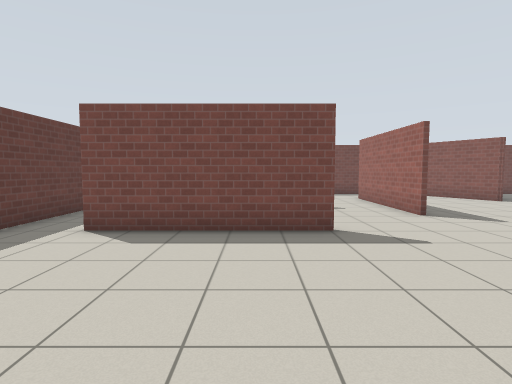
View 1 (above)

15 first-person views from a walk through a world built for the Gazebo simulator. The camera is 1.2 m above the floor, tilts 4° down and sees 80° across. The floor is counted in squares, 1 m on a side. Each view is taken from the middle of a square. On the plan, view 1 faces up. The plan holds only what a view shows up to about 13 squares ahead; the rest is blank. Simple patterns stand in for the simulator's built-in surfaces.

View 2
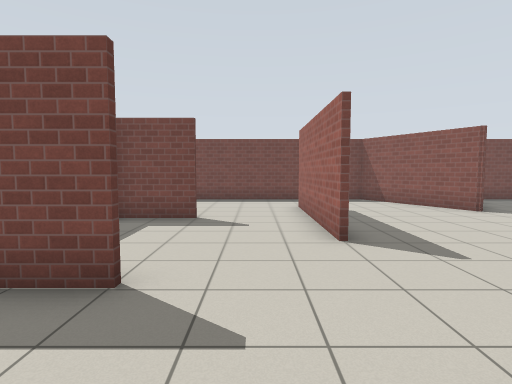

View 3
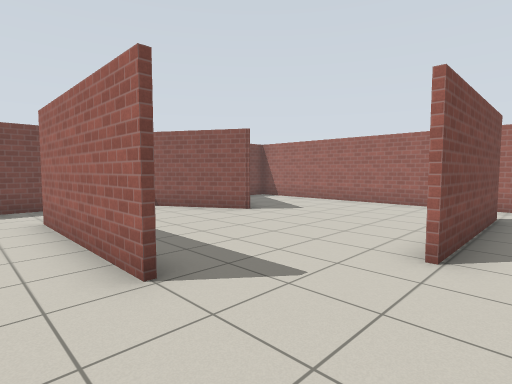

View 4
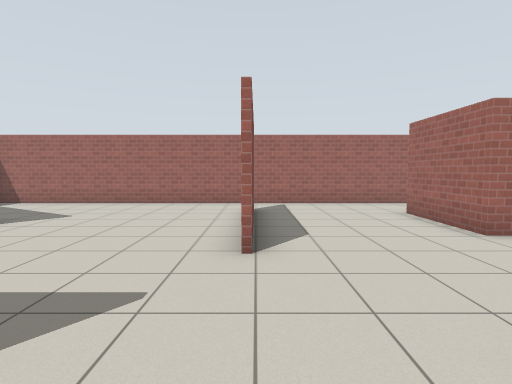

View 5
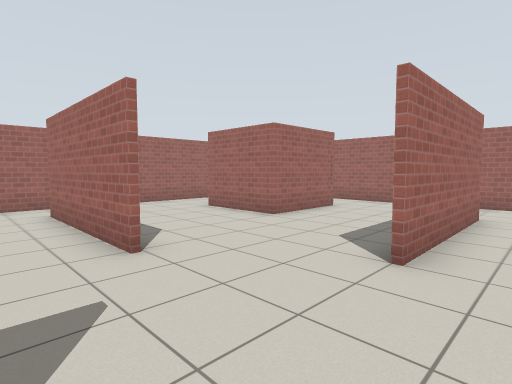

View 6
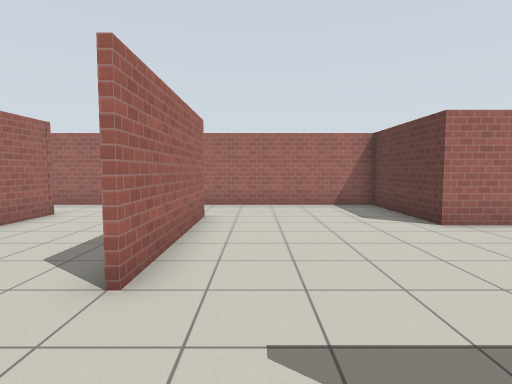

View 7
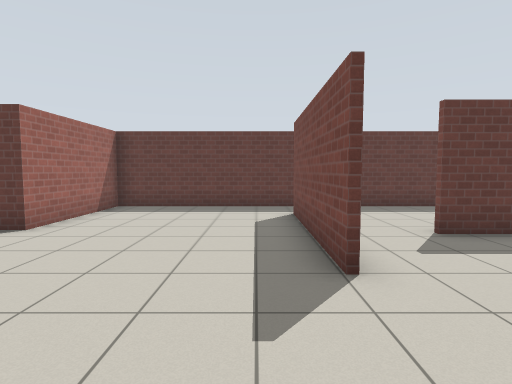

View 8
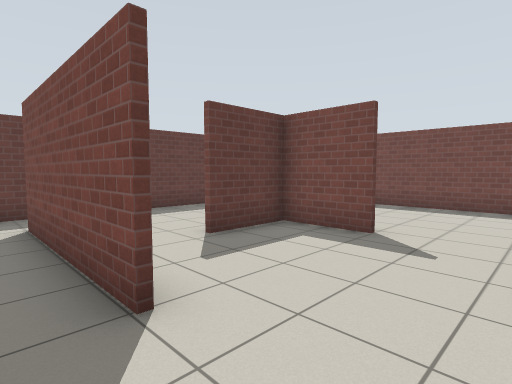

View 9
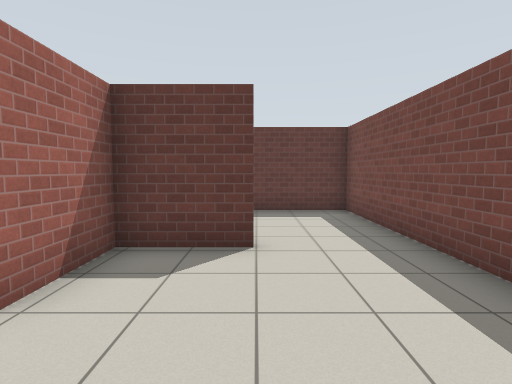

View 10
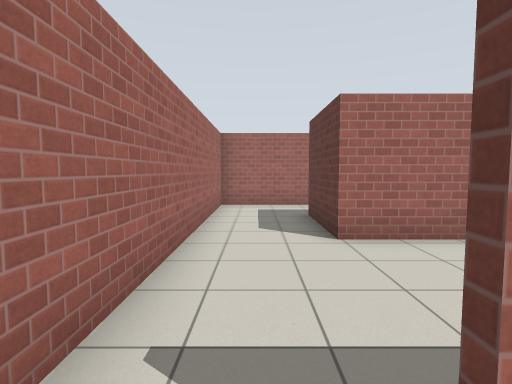

View 11
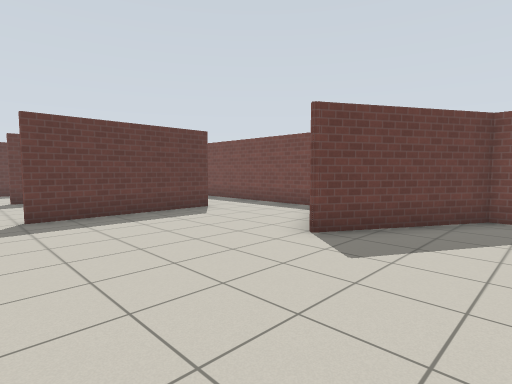

View 12
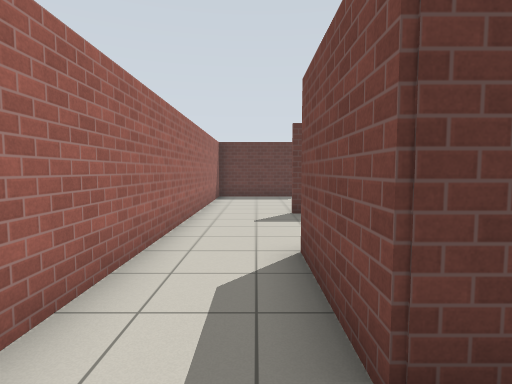

View 13
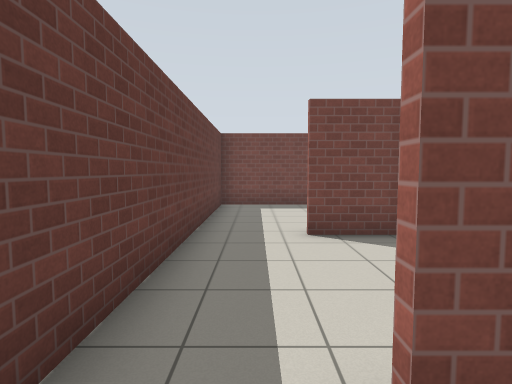

View 14
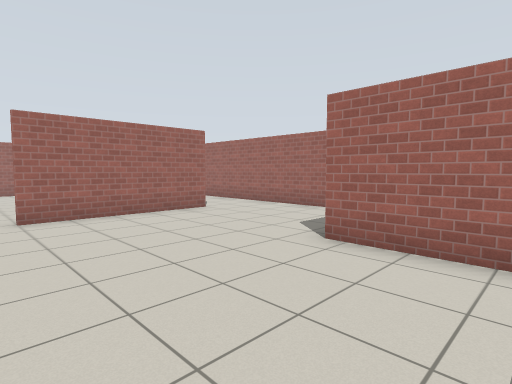

View 15
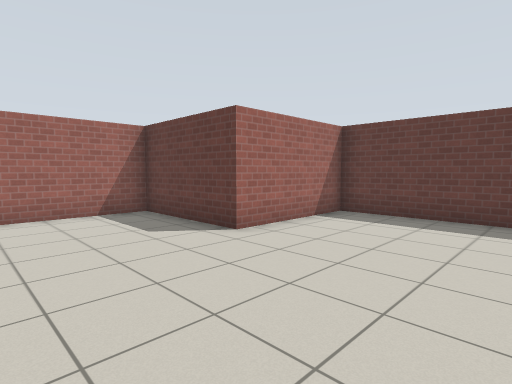

### Floor plan
Points are (right, up) in squares from view 1. A wall is a line through its corners. A room is listed if a view was taken in it or the views show most of it. See-through windows are left out.
Room 1 (views 1, 2, 3, 4, 5, 6, 7, 8, 9, 10, 11, 13, 14, 15)
walls: (4.4, 8.1) (4.4, 13.3); (1.6, 6) (-3.5, 6); (1.5, 10.6) (-0.8, 10.6); (7.2, 6.2) (12.4, 6.2); (4.6, 13.1) (4.6, 8.1); (-0.8, 10.8) (1.5, 10.8); (-0.7, 13) (-0.7, 8.4); (4.4, -1) (4.4, 4.1); (-5.2, 6.6) (-5.2, 0.4) (-1.1, 0.4) (-1.1, -3.7) (5.6, -3.7); (14.2, 5.5) (14.2, 15.5); (13.8, 15.8) (11.9, 15.8) (9.6, 11.9) (7.4, 15.8) (-5.2, 15.8) (-5.2, 10.6)
ways out: opening at (5, -2.5) to room 2; opening at (6.3, 6) to room 2; opening at (13, 6) to room 2; opening at (-4, 6) to room 3; opening at (-4, 11) to room 3; opening at (-1, 7.5) to room 3
Room 2 (view 12)
walls: (8.6, 1.7) (11.6, 1.7) (11.6, -1.3) (8.6, -1.3) (8.6, 1.7); (12.4, 6) (7.2, 6); (5.6, -3.7) (14.2, -3.7) (14.2, 5.5)
ways out: opening at (5, -2.5) to room 1; opening at (6.3, 6) to room 1; opening at (13, 6) to room 1
Room 3 (no view inside)
walls: (-1.2, 10.6) (-3.1, 10.6); (-5.2, 10.6) (-5.2, 6.6)
ways out: opening at (-4, 6) to room 1; opening at (-4, 11) to room 1; opening at (-1, 7.5) to room 1

Positions as (right, up) in squares from view 1, and headings:
1: (0, 0), facing up
2: (3, 3), facing up
3: (3, 5), facing up-right
4: (3, 6), facing right
5: (3, 8), facing down-right
6: (3, 7), facing down
7: (5, 5), facing left
8: (4, 5), facing up-left
9: (4, 13), facing left
10: (13, 7), facing down
11: (13, 7), facing up-left
12: (13, -2), facing left
13: (-4, 5), facing up
14: (-4, 5), facing down-right
15: (3, 5), facing down-left
